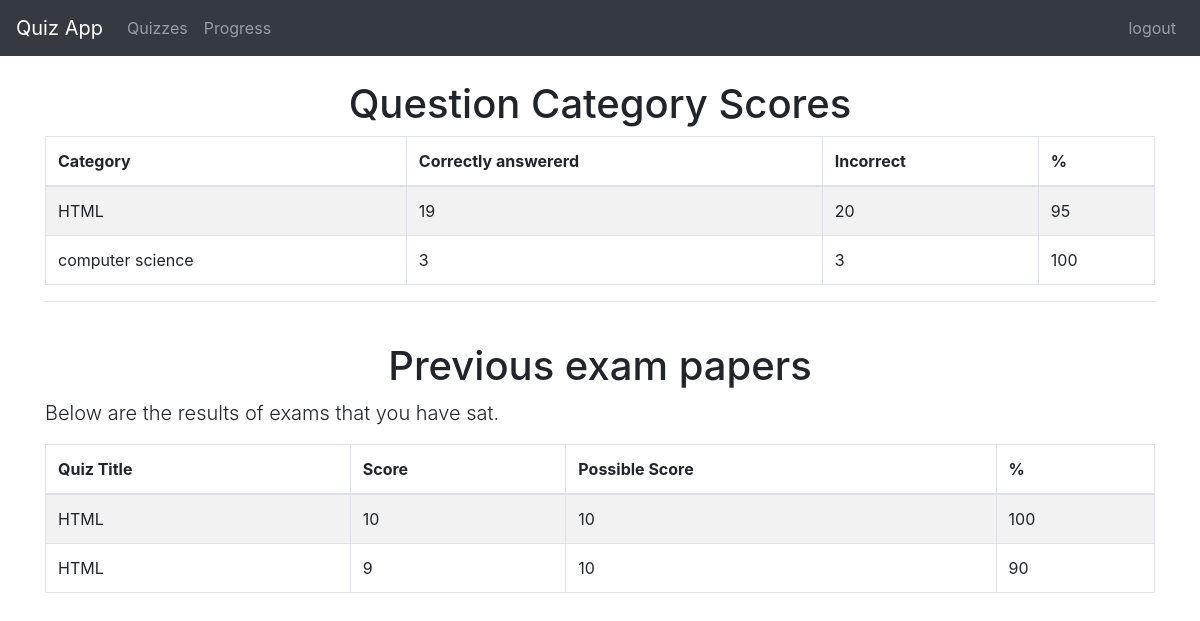
Screenshot of /progress/ (signed in) with the database file from the repository.
### quiz/models.py (models this page shows, shortened)
class Category(models.Model):
    category = models.CharField(
        verbose_name=_("Category"),
        max_length=250, blank=True,
        unique=True, null=True)
    objects = CategoryManager()
    class Meta:
        verbose_name = _("Category")
        verbose_name_plural = _("Categories")

class Sitting(models.Model):
    user = models.ForeignKey(settings.AUTH_USER_MODEL, verbose_name=_("User"), on_delete=models.CASCADE)
    quiz = models.ForeignKey(Quiz, verbose_name=_("Quiz"), on_delete=models.CASCADE)
    question_order = models.CharField(validators=[validate_comma_separated_integer_list],
        max_length=1024, verbose_name=_("Question Order"))
    question_list = models.CharField(validators=[validate_comma_separated_integer_list],
        max_length=1024, verbose_name=_("Question List"))
    incorrect_questions = models.CharField(validators=[validate_comma_separated_integer_list],
        max_length=1024, blank=True, verbose_name=_("Incorrect questions"))
    current_score = models.IntegerField(verbose_name=_("Current Score"))
    complete = models.BooleanField(default=False, blank=False,
                                   verbose_name=_("Complete"))
    user_answers = models.TextField(blank=True, default='{}',
                                    verbose_name=_("User Answers"))
    start = models.DateTimeField(auto_now_add=True,
                                 verbose_name=_("Start"))
    end = models.DateTimeField(null=True, blank=True, verbose_name=_("End"))
    objects = SittingManager()
    class Meta:
        permissions = (("view_sittings", _("Can see completed exams.")),)
    def _question_ids(self):
        return [int(n) for n in self.question_order.split(',') if n]
    @property
    def get_percent_correct(self):
        dividend = float(self.current_score)
        divisor = len(self._question_ids())
        if divisor < 1:
            return 0            # prevent divide by zero error
        if dividend > divisor:
            return 100
        correct = int(round((dividend / divisor) * 100))
        if correct >= 1:
            return correct
        else:
            return 0
    @property
    def get_max_score(self):
        return len(self._question_ids())

class Quiz(models.Model):
    title = models.CharField(
        verbose_name=_("Title"),
        max_length=60, blank=False)
    description = models.TextField(
        verbose_name=_("Description"),
        blank=True, help_text=_("a description of the quiz"))
    url = models.SlugField(
        max_length=60, blank=False,
        help_text=_("a user friendly url"),
        verbose_name=_("user friendly url"))
    category = models.ForeignKey(
        Category, null=True, blank=True,
        verbose_name=_("Category"), on_delete=models.CASCADE)
    random_order = models.BooleanField(
        blank=False, default=False,
        verbose_name=_("Random Order"),
        help_text=_("Display the questions in "
                    "a random order or as they "
                    "are set?"))
    max_questions = models.PositiveIntegerField(
        blank=True, null=True, verbose_name=_("Max Questions"),
        help_text=_("Number of questions to be answered on each attempt."))
    answers_at_end = models.BooleanField(
        blank=False, default=False,
        help_text=_("Correct answer is NOT shown after question."
                    " Answers displayed at the end."),
        verbose_name=_("Answers at end"))
    exam_paper = models.BooleanField(
        blank=False, default=False,
        help_text=_("If yes, the result of each"
                    " attempt by a user will be"
                    " stored. Necessary for marking."),
        verbose_name=_("Exam Paper"))
    single_attempt = models.BooleanField(
        blank=False, default=False,
        help_text=_("If yes, only one attempt by"
                    " a user will be permitted."
                    " Non users cannot sit this exam."),
        verbose_name=_("Single Attempt"))
    pass_mark = models.SmallIntegerField(
        blank=True, default=0,
        verbose_name=_("Pass Mark"),
        help_text=_("Percentage required to pass exam."),
        validators=[MaxValueValidator(100)])
    success_text = models.TextField(
        blank=True, help_text=_("Displayed if user passes."),
        verbose_name=_("Success Text"))
    fail_text = models.TextField(
        verbose_name=_("Fail Text"),
        blank=True, help_text=_("Displayed if user fails."))
    draft = models.BooleanField(
        blank=True, default=False,
        verbose_name=_("Draft"),
        help_text=_("If yes, the quiz is not displayed"
                    " in the quiz list and can only be"
                    " taken by users who can edit"
                    " quizzes."))
    class Meta:
        verbose_name = _("Quiz")
        verbose_name_plural = _("Quizzes")

### quiz/views.py (the view)
class QuizUserProgressView(TemplateView):
    template_name = 'progress.html'
    @method_decorator(login_required)
    def dispatch(self, request, *args, **kwargs):
        return super(QuizUserProgressView, self)\
            .dispatch(request, *args, **kwargs)
    def get_context_data(self, **kwargs):
        context = super(QuizUserProgressView, self).get_context_data(**kwargs)
        progress, c = Progress.objects.get_or_create(user=self.request.user)
        context['cat_scores'] = progress.list_all_cat_scores
        context['exams'] = progress.show_exams()
        return context

### quiz/models.py (called while the page is built)
    def show_exams(self):
        return Sitting.objects.filter(user=self.user, complete=True)

### quiz/templates/progress.html (shortened to what this page needs)
{% extends "base.html" %}
{% load i18n %}
{% load quiz_tags %}
{% block content %}
  {% if cat_scores %}
<br><center>
    <h1>{% trans "Question Category Scores" %}</h1></center>
  <table class="table table-bordered table-striped">
	<thead>
	  <tr>
		<th>{% trans "Category" %}</th>
		<th>{% trans "Correctly answererd" %}</th>
		<th>{% trans "Incorrect" %}</th>
		<th>%</th>
	  </tr>
	</thead>
	<tbody>
	  {% for cat, value in cat_scores.items %}
	  <tr>
		<td>{{ cat }}</td>
		<td>{{ value.0 }}</td>
		<td>{{ value.1 }}</td>
		<td>{{ value.2 }}</td>
	  </tr>
	  {% endfor %}
	</tbody>
  </table>
  {% endif %}
  {% if exams %}
  <hr>
   <br><center>
       <h1>{% trans "Previous exam papers" %}</h1></center>
  <p class="lead">
	{% trans "Below are the results of exams that you have sat." %}
  </p>
  <table class="table table-bordered table-striped">
	<thead>
	  <tr>
		<th>{% trans "Quiz Title" %}</th>
		<th>{% trans "Score" %}</th>
		<th>{% trans "Possible Score" %}</th>
		<th>%</th>
	  </tr>
	</thead>
	<tbody>
	  {% for exam in exams %}
	  <tr>
		<td>{{ exam.quiz.title }}</td>
		<td>{{ exam.current_score }}</td>
		<td>{{ exam.get_max_score }}</td>
		<td>{{ exam.get_percent_correct }}</td>
	  </tr>
	  {% endfor %}
	</tbody>
  </table>
  {% endif %}
{% endblock %}

### rows the page displays
Category: cat_scores "HTML"
Category: cat_scores "computer science"
Sitting: quiz "HTML", current_score "10", get_max_score "10", get_percent_correct "100"
Sitting: quiz "HTML", current_score "9", get_max_score "10", get_percent_correct "90"

### other values shown
{{ value.0 }} "19" "3"
{{ value.1 }} "20" "3"
{{ value.2 }} "95" "100"
